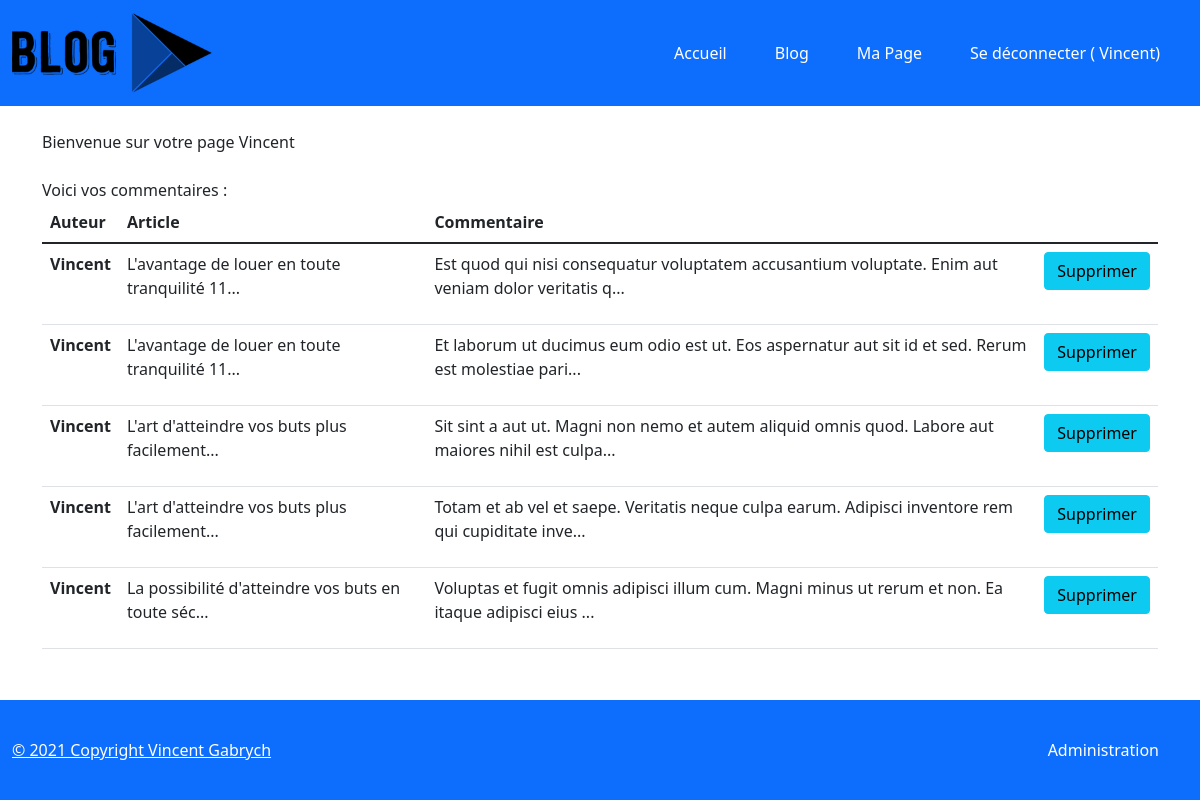
The page /index.php?controller=UserController&task=mapage (signed in) on the database its author committed.
### tables this page shows
CREATE TABLE IF NOT EXISTS `users` (
  `id` int(11) NOT NULL AUTO_INCREMENT,
  `firstname` varchar(45) DEFAULT NULL,
  `lastname` varchar(45) DEFAULT NULL,
  `email` varchar(90) DEFAULT NULL,
  `password` varchar(40) DEFAULT NULL,
  `role` varchar(10) DEFAULT NULL,
  `status` varchar(10) DEFAULT '',
  PRIMARY KEY (`id`)
);

CREATE TABLE IF NOT EXISTS `articles` (
  `id` int(11) NOT NULL AUTO_INCREMENT,
  `title` varchar(255) DEFAULT NULL,
  `chapo` varchar(255) DEFAULT NULL,
  `content` longtext,
  `user_id` int(11) NOT NULL,
  `created_at` datetime DEFAULT NULL,
  `posted` tinyint(1) DEFAULT NULL,
  PRIMARY KEY (`id`),
  KEY `fk_posts_Users_idx` (`user_id`)
);

CREATE TABLE IF NOT EXISTS `comments` (
  `id` int(11) NOT NULL AUTO_INCREMENT,
  `author_id` int(11) NOT NULL,
  `article_id` int(11) NOT NULL,
  `content` longtext,
  `created_at` datetime DEFAULT NULL,
  `publied` tinyint(1) DEFAULT NULL,
  PRIMARY KEY (`id`),
  KEY `fk_comments_Users1_idx` (`author_id`),
  KEY `fk_comments_posts1_idx` (`article_id`)
);

### libraries/Renderer.php (called while the page is built, shortened)
<?php
class Renderer
{
public static function render(string $path, array $variables = []): void
    {
        extract($variables);
        require('templates/' . $path . '.html.php');
        require('templates/home/layout.html.php');
    }
}

### libraries/controllers/UserController.php (called while the page is built, shortened)
<?php
require_once('libraries/services/UserService.php');
require_once('libraries/renderer.php');
class UserController
{
    public function mapage()
    {
        $email = $_SESSION['user'];
        $service = new UserService();
        $userModel = new UserLoginModel();
        $userModel->setEmail($email);
        $user =  $service->findUserwithmail($userModel);
        $ArticleandComment =  (new UserService)->getAllCommentsUser($user->getID());
        $uvm = new UserViewModel();
        $uvm->user = $user;
        $uvm->ArticleandComment = $ArticleandComment;
        \Renderer::render('user/userpage', compact('uvm'));
    }
}

### libraries/Application.php (called while the page is built, shortened)
<?php
class Application
{
     public static function process()
    {
            $taskName = self::getTaskName();
            $controller = new $controllerName();
            $controller->$taskName();
    }
    private static function getTaskName(): string
    {
        $taskName = filter_input(INPUT_GET, "task", FILTER_SANITIZE_SPECIAL_CHARS);
        return $taskName;
    }
}

### index.php (called while the page is built, shortened)
<?php
require_once('libraries/Application.php');
Application::process();

### libraries/Repositories/UserRepository.php (called while the page is built, shortened)
<?php
require_once('DataBase/database.php');
class UserRepository
{
    public function __construct()
    {
        $this->pdo = \Database::getPdo();
    }
    public function getUserById(int $id): ?UserEntity
    {
        $query = $this->pdo->prepare("SELECT u.* FROM users as u where  u.id = :id");
        $query->execute(['id' => $id]);
        $userLine = $query->fetch();
        $user = null;
        if ($userLine)
        {
            $user = new UserEntity();
            $user->setId($userLine['id']);
            $user->setFirstname($userLine['firstname']);
            $user->setLastname($userLine['lastname']);
            $user->setEmail($userLine['email']);
            $user->setRole($userLine['role']);
        }
        return $user;
    }
    public function findUser($UserMail)
    {
        $query = $this->pdo->prepare("SELECT * FROM users as a WHERE a.email = :email");
        $query->execute(['email' => $UserMail]);
        $userLine = $query->fetch();
        $user = null;
        if ($userLine)
        {
            $user = new UserEntity();
            $user->setId($userLine['id']);
            $user->setFirstname($userLine['firstname']);
            $user->setLastname($userLine['lastname']);
            $user->setEmail($userLine['email']);
            $user->setRole($userLine['role']);
            $user->setPassword($userLine['password']);
            $user->setStatus($userLine['status']);
        }
        return $user;
    }
}

### libraries/models/Model/User.model.php (called while the page is built, shortened)
<?php
class UserModel
{
    private $firstname;
    private $email;
    public function getFirstname() : string
    {
        return $this->firstname;
    }
    public function setFirstname(string $firstname)
    {
        $this->firstname = $firstname;
    }
    public function getEmail() : string
    {
        return $this->email;
    }
    public function setEmail(string $email)
    {
        $this->email = $email;
    }
}

### DataBase/Database.php (called while the page is built)
<?php
class Database
{
    public static function getPdo(int $errorMode =  PDO::ERRMODE_EXCEPTION, int $fetchMode = PDO::FETCH_ASSOC): PDO
    {
        return new PDO('mysql:host=localhost;dbname=projet5;charset=utf8', 'root', 'root', [
            PDO::ATTR_ERRMODE => $errorMode,
            PDO::ATTR_DEFAULT_FETCH_MODE => $fetchMode
        ]);
    }
}

### libraries/services/UserService.php (called while the page is built, shortened)
<?php
require_once('libraries/Repositories/ArticleRepository.php');
require_once('libraries/Repositories/CommentRepository.php');
require_once('libraries/Repositories/UserRepository.php');
require_once('libraries/Models/model/Article.Model.php');
require_once('libraries/Models/model/User.Model.php');
require_once('libraries/Models/model/UserPageComment.Model.php');
class UserService
{
    public function findUserwithmail(UserLoginModel $UserLoginModel)
    {
        $userrepo = new UserRepository();
        $Usermodel = new UserModel();
        $userEntity = $userrepo->findUser($UserLoginModel->getEmail());
        $Usermodel->setId($userEntity->getId());
        $Usermodel->setFirstname(ucfirst(strtolower($userEntity->getFirstname())));
        $Usermodel->setLastname(strtoupper($userEntity->getLastname()));
        $Usermodel->setEmail($userEntity->getEmail());
        $Usermodel->setFullname($Usermodel->getFirstname() . ' ' . $Usermodel->getLastname());
        $Usermodel->setRole($userEntity->getRole());
        return $Usermodel;
    }
    public function getAllCommentsUser($userId)
    {
        $commentRepo = new CommentRepository();
        $userRepo = new UserRepository();
        $articleRepo = new ArticleRepository();
        $CommentEntities = $commentRepo->getCommentsFromUser($userId);
        $CommentUserModel = [];
        foreach ($CommentEntities as $c) {
            $cm = new UserPageCommentsModel();
            $cm->setId($c->getId());
            $cm->setContent($c->getContent());
            $cm->setCreatedAt($c->getCreatedAt());
            $cm->setPublied($c->getPublied());
            $articleEntity = $articleRepo->getOneArticle($c->getArticleID());
            $CommentsUserEntity = $userRepo->getUserById($c->getAuthorId());
            $CommentsUserModel = new UserModel();
            $CommentsUserModel->setFirstname(ucfirst(strtolower($CommentsUserEntity->getFirstname())));
            $CommentsUserModel->setLastname(strtoupper($CommentsUserEntity->getLastname()));
            $ArticlesModel = new ArticleModel();
            $ArticlesModel->setTitle($articleEntity->getTitle());
            $cm->setArticle($ArticlesModel);
            $cm->setAuthor($CommentsUserModel);
            array_push($CommentUserModel, $cm);
        }
        return $CommentUserModel;
    }
}

### libraries/models/Model/UserPageComment.Model.php (called while the page is built, shortened)
<?php
class UserPageCommentsModel
{
    private $id;
    private $content;
    private $author;
    private $article;
    public function getId(): int
    {
        return $this->id;
    }
    public function setId(int $id): void
    {
        $this->id = $id;
    }
    public function getContent(): string
    {
        return $this->content;
    }
    public function setContent(string $content): void
    {
        $this->content = $content;
    }
    public function getAuthor(): ?UserModel
    {
        return $this->author;
    }
    public function setAuthor(UserModel $author)
    {
        $this->author = $author;
    }
    public function getArticle(): ?ArticleModel
    {
        return $this->article;
    }
    public function setArticle(ArticleModel $article)
    {
        $this->article = $article;
    }
}

### libraries/models/Model/Article.Model.php (called while the page is built, shortened)
<?php
class ArticleModel
{
    private $title;
    public function getTitle(): string
    {
        return $this->title;
    }
    public function setTitle(string $title)
    {
        $this->title = $title;
    }
}

### libraries/Repositories/ArticleRepository.php (called while the page is built, shortened)
<?php
require_once('DataBase/database.php');
class ArticleRepository
{
    public function __construct()
    {
        $this->pdo = \Database::getPdo();
    }
    private function toArticleEntity($line): ArticleEntity {
        $article = new ArticleEntity();
        $article->setId(intval($line['id']));
        $article->setTitle($line['title']);
        $article->setChapo($line['chapo']);
        $article->setContent($line['content']);
        $article->setUserId(intval($line['user_id']));
        $article->setCreatedAt(new DateTime($line['created_at']));
        $article->setPosted($line['posted'] === null ? false : $line['posted']);
        return $article;
    }
    public function getOneArticle(int $id): ?ArticleEntity
    {
        $query = $this->pdo->prepare("SELECT a.* FROM articles as a where a.id = :id");
        $query->execute(['id' => $id]);
        $articleLine = $query->fetch();
        $article = null;
        if ($articleLine !== false) {
            $article = $this->toArticleEntity($articleLine);
        }
        return $article;
    }
}

### libraries/Repositories/CommentRepository.php (called while the page is built, shortened)
<?php
require_once('DataBase/database.php');
class CommentRepository
{
    public function __construct()
    {
        $this->pdo = \Database::getPdo();
    }
    public function getCommentsFromUser($id)
    {
    $query = $this->pdo->prepare(" SELECT * FROM Comments WHERE author_id=:author_id ORDER BY created_At DESC"
    );
    $query->execute(['author_id' => $id]);
    $allComments = [];
    while ($commentLine = $query->fetch())
        {
            $comment = new CommentEntity();
            $comment->setId($commentLine['id']);
            $comment->setArticleId($commentLine['article_id']);
            $comment->setAuthorId($commentLine['author_id']);
            $comment->setContent($commentLine['content']);
            $comment->setCreatedAt(new DateTime($commentLine['created_at']));
            $comment->setPublied($commentLine['publied'] === null ? false:$commentLine['publied']);
            array_push($allComments, $comment);
        }
         return $allComments;
    }
}

### templates/user/userpage.html.php (the view, shortened to what this page needs)
<div >Bienvenue sur votre page <?php echo $uvm->user->getFirstname()?>  </div>
<br>
<div> Voici vos commentaires :  </div>
<div>
  <table class="table">
    <thead>
      <tr>
        <th scope="col">Auteur</th>
        <th scope="col">Article</th>
        <th scope="col">Commentaire</th>
        <th scope="col"> </th>
      </tr>
    </thead>
      <tbody>
        <?php
        foreach($uvm->ArticleandComment as $Comment) : { ?>
              <tr>
                <th scope="row"><?= $Comment->getAuthor()->getFirstname() ?></th>
                <td><?= substr($Comment->getArticle()->getTitle(),0,50). '...' ?></td>
                <td><?= substr($Comment->getContent(),0,100). '...' ?></td>
                <td>
                <a class="btn btn-info" onclick="return confirm('Êtes vous sur de vouloir supprimer votre commentaire ?')" href="index.php?controller=UserController&task=deleteComment&id=<?= $Comment->getId() ?>">Supprimer</a>
                </div>
              </tr>
        <?php } endforeach ?>

### assets/css/style.css (style rules this page uses)
body { min-height: 100vh; position: relative; margin: 0; box-sizing: border-box; }

### rows shown on the page
users: firstname "Vincent"
articles: title "L'avantage de louer en toute tranquilité 11"
comments: content "Est quod qui nisi consequatur voluptatem accusantium voluptate. Enim aut veniam dolor veritatis q"
comments: author.firstname "Vincent", article.title "L'avantage de louer en toute tranquilité 11", content "Et laborum ut ducimus eum odio est ut. Eos aspernatur aut sit id et sed. Rerum est molestiae pari"
comments: author.firstname "Vincent", article.title "L'art d'atteindre vos buts plus facilement", content "Sit sint a aut ut. Magni non nemo et autem aliquid omnis quod. Labore aut maiores nihil est culpa"
comments: author.firstname "Vincent", article.title "L'art d'atteindre vos buts plus facilement", content "Totam et ab vel et saepe. Veritatis neque culpa earum. Adipisci inventore rem qui cupiditate inve"
comments: author.firstname "Vincent", article.title "La possibilité d'atteindre vos buts en toute séc", content "Voluptas et fugit omnis adipisci illum cum. Magni minus ut rerum et non. Ea itaque adipisci eius"

### other values the page prints
$_SESSION['first_name'] "Vincent"
